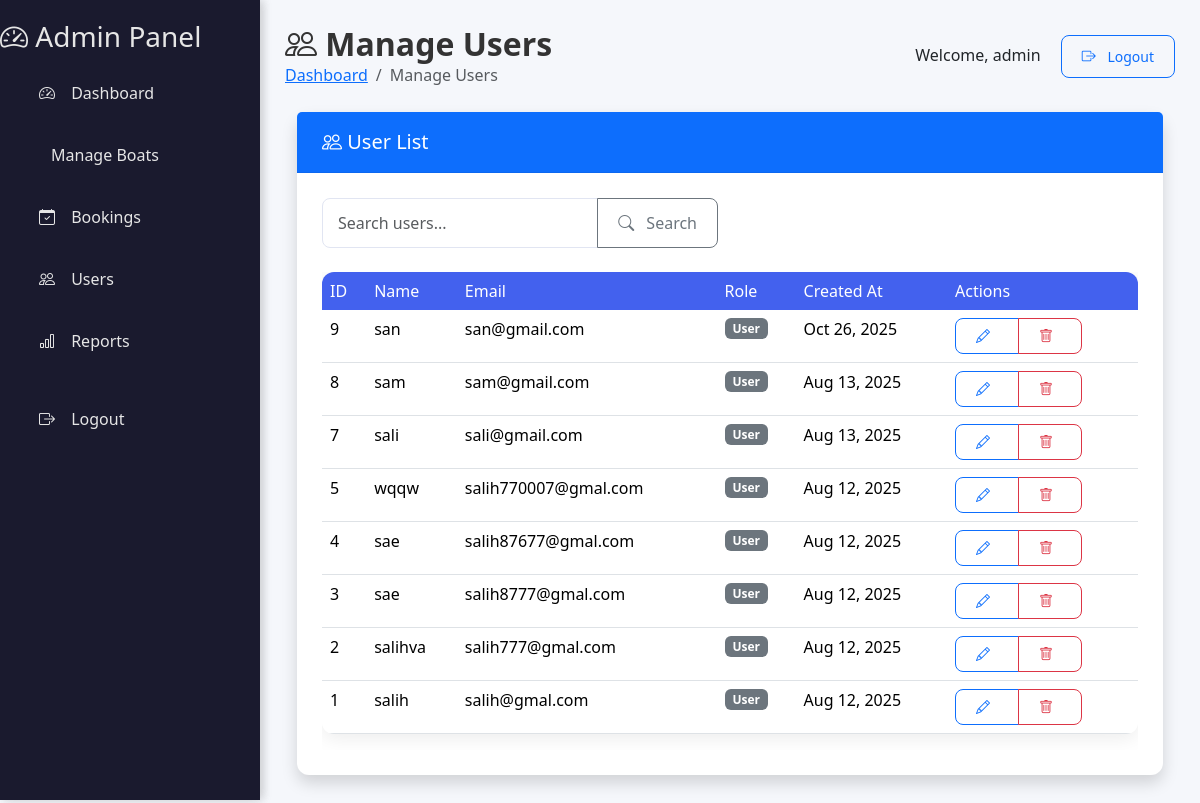
The page /admin/users/index.php (signed in) on the database its author committed.
### tables this page shows
CREATE TABLE IF NOT EXISTS `users` (
  `id` int NOT NULL AUTO_INCREMENT,
  `name` varchar(100) NOT NULL,
  `email` varchar(100) NOT NULL,
  `password` varchar(255) NOT NULL,
  `created_at` timestamp NULL DEFAULT CURRENT_TIMESTAMP,
  `role` enum('admin','user') DEFAULT 'user',
  PRIMARY KEY (`id`),
  UNIQUE KEY `email` (`email`)
);

### admin/users/index.php (the view, shortened to what this page needs)
<?php
include '../../backend/inc/db_connect.php';
include '../includes/sidebar.php';
$search = '';
if (isset($_GET['search']) && !empty($_GET['search'])) {
    $search = $_GET['search'];
    $stmt = $conn->prepare("SELECT * FROM users WHERE role != 'admin' AND (name LIKE ? OR email LIKE ?) ORDER BY created_at DESC");
    $search_term = '%' . $search . '%';
    $stmt->bind_param("ss", $search_term, $search_term);
} else {
    $stmt = $conn->prepare("SELECT * FROM users WHERE role != 'admin' ORDER BY created_at DESC");
}
$stmt->execute();
$result = $stmt->get_result();
?>
<!DOCTYPE html>
<html lang="en">
<head>
    <link href="https://cdn.jsdelivr.net/npm/bootstrap@5.3.2/dist/css/bootstrap.min.css" rel="stylesheet">
    <link href="https://cdn.jsdelivr.net/npm/bootstrap-icons/font/bootstrap-icons.css" rel="stylesheet">
    <link href="/HouseBoatBooking/admin/css/dashboard.css" rel="stylesheet">
</head>
<body>
    <?php include '../includes/sidebar.php'; ?>
    <div class="content">
        <div class="content-header">
            <div class="d-flex justify-content-between align-items-center">
                <div>
                    <h2><i class="bi bi-people"></i> Manage Users</h2>
                    <nav aria-label="breadcrumb">
                        <ol class="breadcrumb">
                            <li class="breadcrumb-item"><a href="/HouseBoatBooking/admin/dashboard.php">Dashboard</a></li>
                            <li class="breadcrumb-item active" aria-current="page">Manage Users</li>
                        </ol>
                    </nav>
                </div>
                <div class="user-info">
                    <span>Welcome, <?php echo htmlspecialchars($_SESSION['username']); ?></span>
                    <a href="/HouseBoatBooking/backend/auth/logout.php" class="btn btn-outline-primary btn-sm ms-3"><i class="bi bi-box-arrow-right"></i> Logout</a>
                </div>
            </div>
        </div>
        <div class="container-fluid">
            <div class="card shadow">
                <div class="card-header bg-primary text-white d-flex justify-content-between align-items-center">
                    <h5 class="mb-0"><i class="bi bi-people"></i> User List</h5>
                </div>
                <div class="card-body">
                    <form method="GET" class="mb-4">
                        <div class="row">
                            <div class="col-md-6">
                                <div class="input-group">
                                    <input type="text" class="form-control" name="search" placeholder="Search users..." value="<?php echo htmlspecialchars($search); ?>">
                                    <button class="btn btn-outline-secondary" type="submit"><i class="bi bi-search"></i> Search</button>
                                </div>
                            </div>
                        </div>
                    </form>
                    <?php if ($result->num_rows > 0): ?>
                        <div class="table-responsive">
                            <table class="table table-hover">
                                <thead>
                                    <tr>
                                        <th>ID</th>
                                        <th>Name</th>
                                        <th>Email</th>
                                        <th>Role</th>
                                        <th>Created At</th>
                                        <th>Actions</th>
                                    </tr>
                                </thead>
                                <tbody>
                                    <?php while ($row = $result->fetch_assoc()): ?>
                                        <tr>
                                            <td><?php echo $row['id']; ?></td>
                                            <td><?php echo htmlspecialchars($row['name']); ?></td>
                                            <td><?php echo htmlspecialchars($row['email']); ?></td>
                                            <td>
                                                <span class="badge bg-<?php echo ($row['role'] == 'admin' ? 'primary' : 'secondary'); ?>">
                                                    <?php echo ucfirst(htmlspecialchars($row['role'])); ?>
                                                </span>
                                            </td>
                                            <td><?php echo date('M j, Y', strtotime($row['created_at'])); ?></td>
                                            <td>
                                                <div class="btn-group" role="group">
                                                    <a href="edit.php?id=<?php echo $row['id']; ?>" class="btn btn-sm btn-outline-primary" title="Edit">
                                                        <i class="bi bi-pencil"></i>
                                                    </a>
                                                    <a href="delete.php?id=<?php echo $row['id']; ?>" class="btn btn-sm btn-outline-danger" title="Delete" onclick="return confirm('Are you sure you want to delete this user? This action cannot be undone.')">
                                                        <i class="bi bi-trash"></i>
                                                    </a>
                                                </div>
                                            </td>
                                        </tr>
                                    <?php endwhile; ?>
                                </tbody>
                            </table>
                        </div>
                    <?php endif; ?>
                </div>
            </div>
        </div>
    </div>
</body>
</html>

### admin/css/dashboard.css (style rules this page uses)
:root { --sidebar-bg: #1a1a2e; --sidebar-hover: #16213e; --sidebar-active: #0f3460; --sidebar-text: #e6e6e6; --sidebar-text-hover: #ffffff; --content-bg: #f5f7fb; --card-shadow: 0 4px 20px rgba(0, 0, 0, 0.08); --primary-color: #4361ee; --success-color: #4cc9f0; --border-radius: 12px; }
body { background-color: var(--content-bg); font-family: 'Segoe UI', Tahoma, Geneva, Verdana, sans-serif; margin: 0; padding: 0; }
.content { margin-left: 260px; padding: 25px; transition: all 0.3s ease; }
.content-header { margin-bottom: 25px; }
.content-header h2 { font-weight: 700; color: #333; margin: 0; }
.content-header .breadcrumb { background: transparent; padding: 0; margin: 0; }
.card { border: none; border-radius: var(--border-radius); box-shadow: var(--card-shadow); transition: transform 0.3s ease, box-shadow 0.3s ease; margin-bottom: 25px; }
.card-header { background: transparent; border-bottom: 1px solid rgba(0, 0, 0, 0.05); font-weight: 600; padding: 18px 25px; }
.card-body { padding: 25px; }
.btn { border-radius: 8px; padding: 10px 20px; font-weight: 500; transition: all 0.3s ease; }
.btn i { margin-right: 8px; }
.table { box-shadow: var(--card-shadow); border-radius: var(--border-radius); overflow: hidden; }
.table thead th { background: var(--primary-color); color: white; border: none; font-weight: 500; }
.form-control, .form-select { border-radius: 8px; padding: 12px 15px; border: 1px solid #e1e5f2; }

### admin/users/index.php (style rules this page uses)
.content { padding: 25px; margin-left: 260px; }
.content-header { margin-bottom: 25px; }

### rows shown on the page
users: id "9", name "san", email "san@gmail.com", role "User", created_at "Oct 26, 2025"
users: id "8", name "sam", email "sam@gmail.com", role "User", created_at "Aug 13, 2025"
users: id "7", name "sali", email "sali@gmail.com", role "User", created_at "Aug 13, 2025"
users: id "5", name "wqqw", email "salih770007@gmal.com", role "User", created_at "Aug 12, 2025"
users: id "4", name "sae", email "salih87677@gmal.com", role "User", created_at "Aug 12, 2025"
users: id "3", name "sae", email "salih8777@gmal.com", role "User", created_at "Aug 12, 2025"
users: id "2", name "salihva", email "salih777@gmal.com", role "User", created_at "Aug 12, 2025"
users: id "1", name "salih", email "salih@gmal.com", role "User", created_at "Aug 12, 2025"

### other values the page prints
$_SESSION['username'] "admin"
